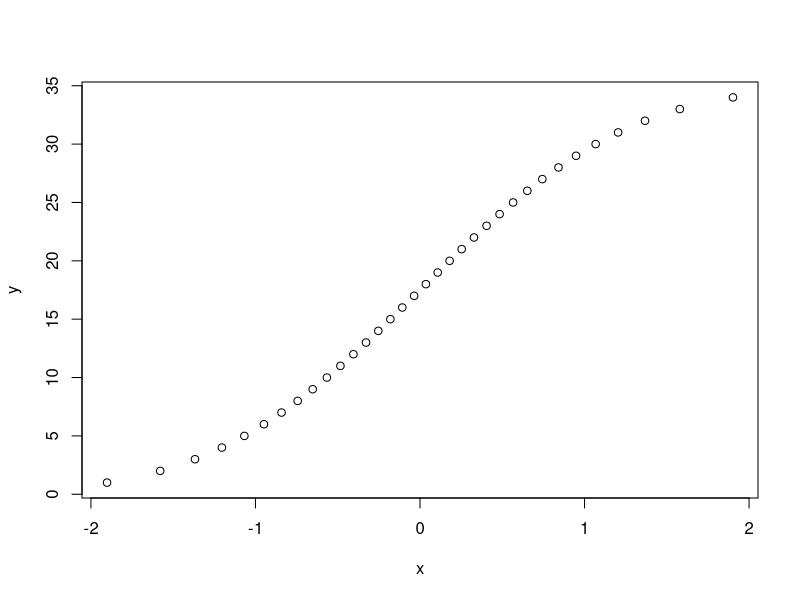
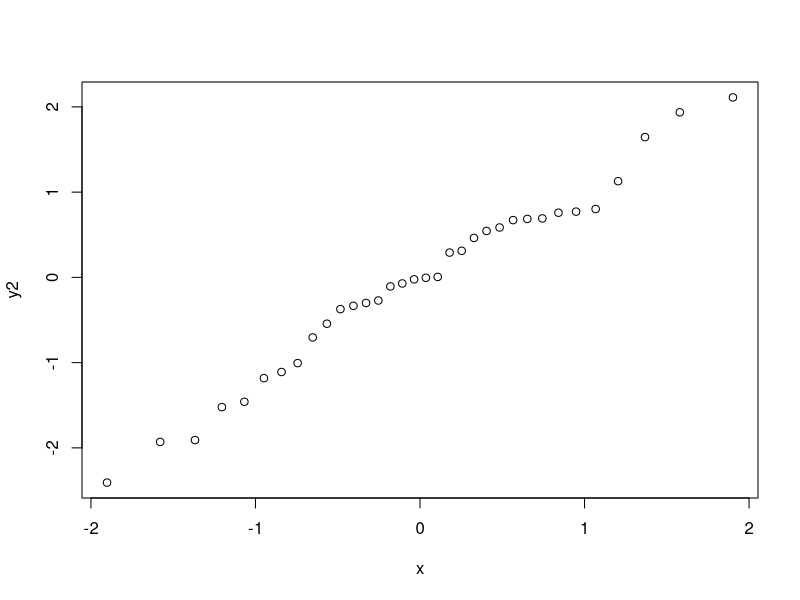
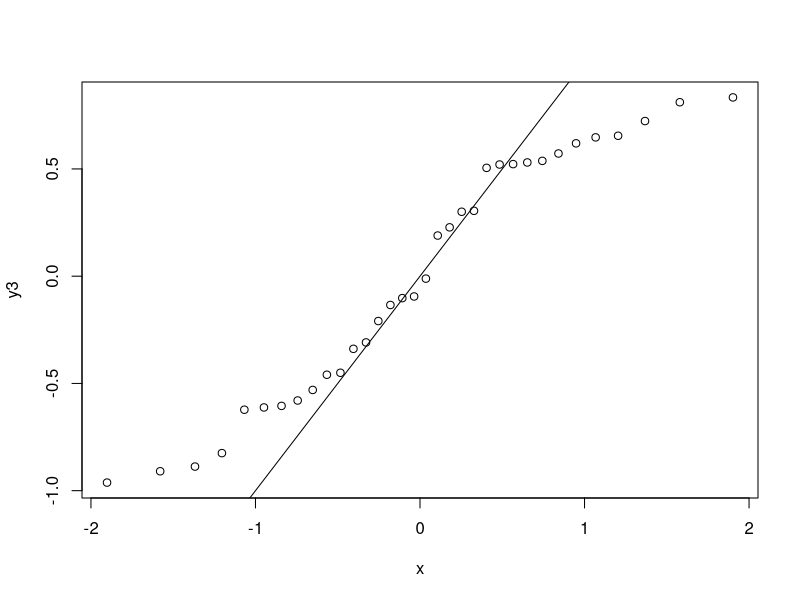

These figures' R source, in order:
a<-1:34
a2<-a/35
x<-qnorm(a2)
y=1:34
plot(x,y)

y<-rnorm(34,0,1)
y2<-sort(y)
plot(x,y2)

y<-runif(34,-1,1)
y3<-sort(y)
plot(x,y3)
hoge<-function(x){y=x}
curve(hoge,add=TRUE)
